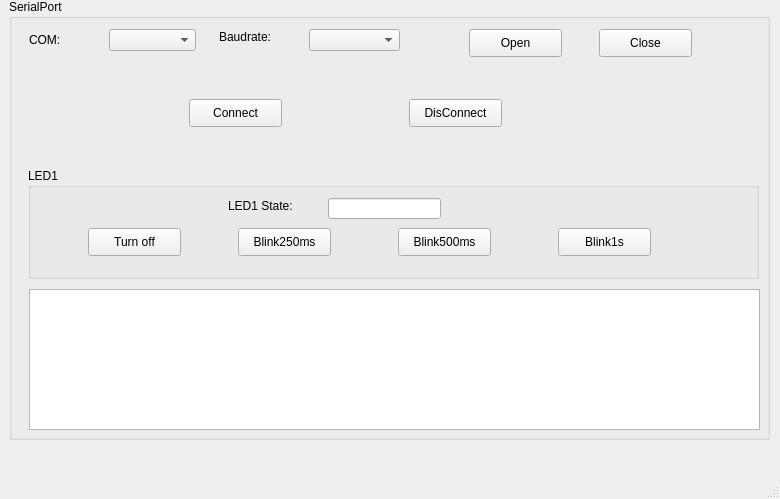
<?xml version="1.0" encoding="UTF-8"?>
<ui version="4.0">
 <class>MainWindow</class>
 <widget class="QMainWindow" name="MainWindow">
  <property name="geometry">
   <rect>
    <x>0</x>
    <y>0</y>
    <width>780</width>
    <height>499</height>
   </rect>
  </property>
  <property name="windowTitle">
   <string>SiemensTest</string>
  </property>
  <widget class="QWidget" name="centralwidget">
   <widget class="QGroupBox" name="groupBox">
    <property name="geometry">
     <rect>
      <x>9</x>
      <y>-1</y>
      <width>761</width>
      <height>441</height>
     </rect>
    </property>
    <property name="title">
     <string>SerialPort</string>
    </property>
    <widget class="QLabel" name="label">
     <property name="geometry">
      <rect>
       <x>20</x>
       <y>30</y>
       <width>71</width>
       <height>21</height>
      </rect>
     </property>
     <property name="text">
      <string>COM:</string>
     </property>
    </widget>
    <widget class="QComboBox" name="cob">
     <property name="geometry">
      <rect>
       <x>100</x>
       <y>30</y>
       <width>87</width>
       <height>22</height>
      </rect>
     </property>
    </widget>
    <widget class="QLabel" name="label_2">
     <property name="geometry">
      <rect>
       <x>210</x>
       <y>30</y>
       <width>72</width>
       <height>15</height>
      </rect>
     </property>
     <property name="text">
      <string>Baudrate:</string>
     </property>
    </widget>
    <widget class="QComboBox" name="cob_baudrate">
     <property name="geometry">
      <rect>
       <x>300</x>
       <y>30</y>
       <width>91</width>
       <height>22</height>
      </rect>
     </property>
    </widget>
    <widget class="QPushButton" name="btnOpen">
     <property name="geometry">
      <rect>
       <x>460</x>
       <y>30</y>
       <width>93</width>
       <height>28</height>
      </rect>
     </property>
     <property name="text">
      <string>Open</string>
     </property>
    </widget>
    <widget class="QPushButton" name="btnClose">
     <property name="geometry">
      <rect>
       <x>590</x>
       <y>30</y>
       <width>93</width>
       <height>28</height>
      </rect>
     </property>
     <property name="text">
      <string>Close</string>
     </property>
    </widget>
    <widget class="QPushButton" name="BtnConnect">
     <property name="geometry">
      <rect>
       <x>180</x>
       <y>100</y>
       <width>93</width>
       <height>28</height>
      </rect>
     </property>
     <property name="text">
      <string>Connect</string>
     </property>
    </widget>
    <widget class="QPushButton" name="DisConnect">
     <property name="geometry">
      <rect>
       <x>400</x>
       <y>100</y>
       <width>93</width>
       <height>28</height>
      </rect>
     </property>
     <property name="text">
      <string>DisConnect</string>
     </property>
    </widget>
    <widget class="QGroupBox" name="groupBox_2">
     <property name="geometry">
      <rect>
       <x>19</x>
       <y>169</y>
       <width>731</width>
       <height>111</height>
      </rect>
     </property>
     <property name="title">
      <string>LED1</string>
     </property>
     <widget class="QPushButton" name="btn1s">
      <property name="geometry">
       <rect>
        <x>530</x>
        <y>60</y>
        <width>93</width>
        <height>28</height>
       </rect>
      </property>
      <property name="text">
       <string>Blink1s</string>
      </property>
     </widget>
     <widget class="QPushButton" name="btn500ms">
      <property name="geometry">
       <rect>
        <x>370</x>
        <y>60</y>
        <width>93</width>
        <height>28</height>
       </rect>
      </property>
      <property name="text">
       <string>Blink500ms</string>
      </property>
     </widget>
     <widget class="QPushButton" name="btnOff">
      <property name="geometry">
       <rect>
        <x>60</x>
        <y>60</y>
        <width>93</width>
        <height>28</height>
       </rect>
      </property>
      <property name="text">
       <string>Turn off</string>
      </property>
     </widget>
     <widget class="QPushButton" name="btn250ms">
      <property name="geometry">
       <rect>
        <x>210</x>
        <y>60</y>
        <width>93</width>
        <height>28</height>
       </rect>
      </property>
      <property name="text">
       <string>Blink250ms</string>
      </property>
     </widget>
     <widget class="QLineEdit" name="txtLED1State">
      <property name="geometry">
       <rect>
        <x>300</x>
        <y>30</y>
        <width>113</width>
        <height>21</height>
       </rect>
      </property>
     </widget>
     <widget class="QLabel" name="label_3">
      <property name="geometry">
       <rect>
        <x>200</x>
        <y>30</y>
        <width>101</width>
        <height>16</height>
       </rect>
      </property>
      <property name="text">
       <string>LED1 State:</string>
      </property>
     </widget>
    </widget>
    <widget class="QTextBrowser" name="txtlog">
     <property name="geometry">
      <rect>
       <x>20</x>
       <y>290</y>
       <width>731</width>
       <height>141</height>
      </rect>
     </property>
    </widget>
   </widget>
  </widget>
  <widget class="QMenuBar" name="menubar">
   <property name="geometry">
    <rect>
     <x>0</x>
     <y>0</y>
     <width>780</width>
     <height>26</height>
    </rect>
   </property>
  </widget>
  <widget class="QStatusBar" name="statusbar"/>
 </widget>
 <resources/>
 <connections/>
</ui>
